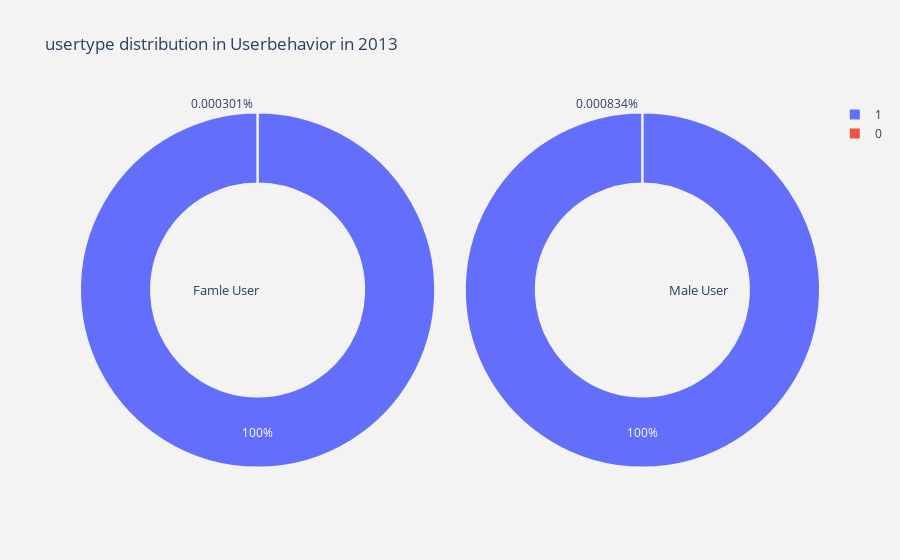
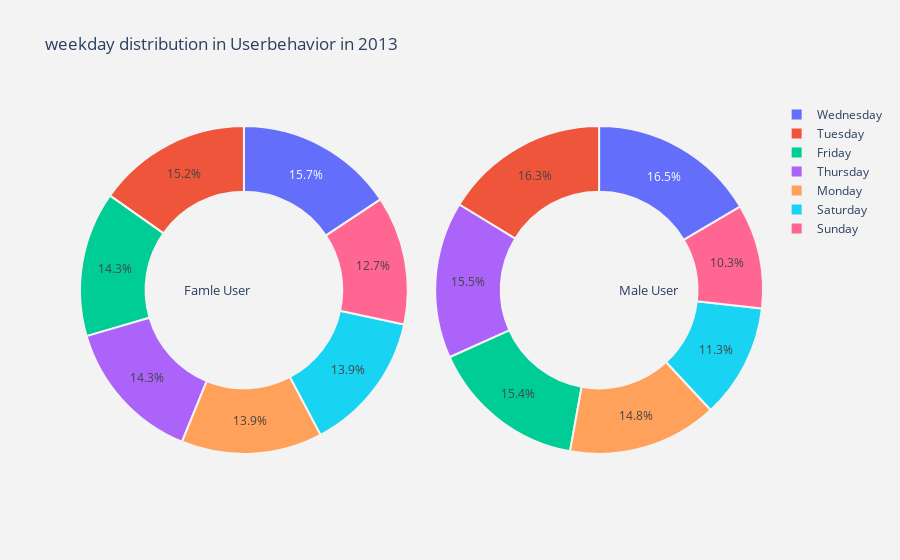
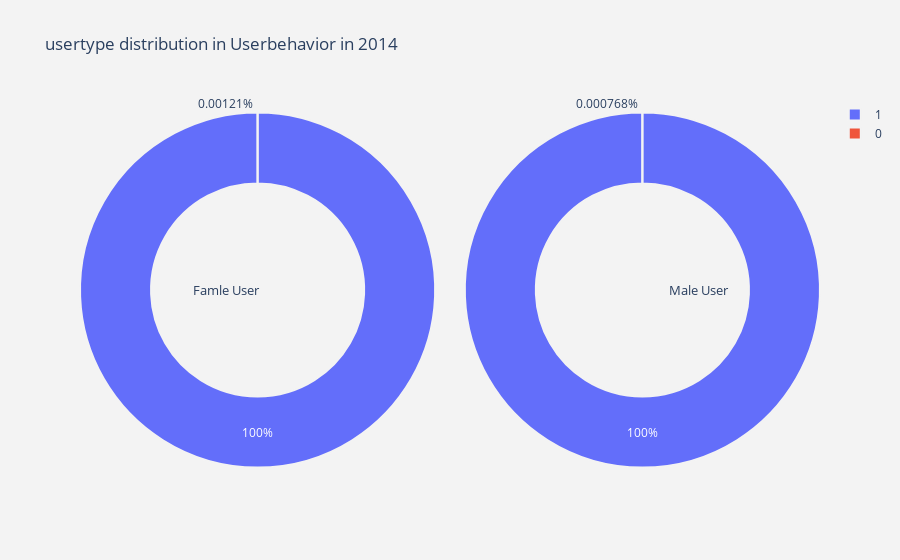
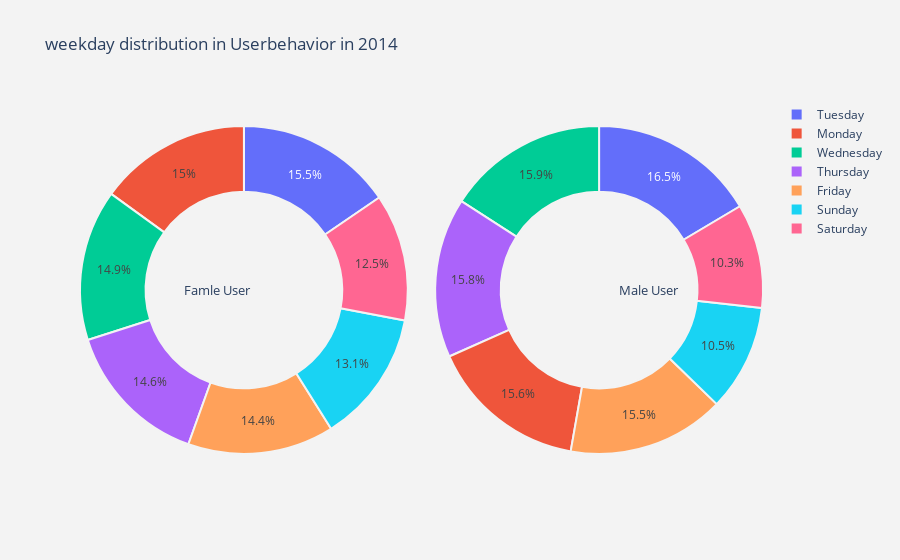

Notebook source saved alongside these figures, in order:
### Code cell
#function for pie plot for catogorical features
def plot_pie(column,year) :
    
    trace1 = go.Pie(values  = female_nyc[female_nyc.startdate.dt.year==year][column].value_counts().values.tolist(),
                    labels  = female_nyc[female_nyc.startdate.dt.year==year][column].value_counts().keys().tolist(),
                    hoverinfo = "label+percent+name",
                    domain  = dict(x = [0,.48]),
                    name    = "female User",
                    marker  = dict(line = dict(width = 2,
                                               color = "rgb(243,243,243)")
                                  ),
                    hole    = .6
                   )
    trace2 = go.Pie(values  = male_nyc[male_nyc.startdate.dt.year==year][column].value_counts().values.tolist(),
                    labels  = male_nyc[male_nyc.startdate.dt.year==year][column].value_counts().keys().tolist(),
                    hoverinfo = "label+percent+name",
                    marker  = dict(line = dict(width = 2,
                                               color = "rgb(243,243,243)")
                                  ),
                    domain  = dict(x = [.52,1]),
                    hole    = .6,
                    name    = "male User" 
                   )


    layout = go.Layout(dict(title = column + " distribution in Userbehavior in "+ str(year),
                            plot_bgcolor  = "rgb(243,243,243)",
                            paper_bgcolor = "rgb(243,243,243)",
                            annotations = [dict(text = "Famle User",
                                                font = dict(size = 13),
                                                showarrow = False,
                                               x = .15, y = .5),
                                           dict(text = "Male User",
                                                font = dict(size = 13),
                                                showarrow = False,
                                                x = .88,y = .5
                                      
                                               )
                                          ]
                           )
                      )
    data = [trace1,trace2]
    fig  = go.Figure(data = data,layout = layout)
    py.iplot(fig)

for year in range(2013,2020,1):
    for i in discrete_col:
        plot_pie(i,year)

### Figure 1 — Plotly figure (JSON) as saved in the notebook; plotly's stock layout.template omitted (floating-point values rounded to 4 significant figures)
{"data": [{"domain": {"x": [0, 0.48]}, "hole": 0.6, "hoverinfo": "label+percent+name", "labels": [1, 0], "marker": {"line": {"color": "rgb(243,243,243)", "width": 2}}, "name": "female User", "type": "pie", "values": [332236, 1]}, {"domain": {"x": [0.52, 1]}, "hole": 0.6, "hoverinfo": "label+percent+name", "labels": [1, 0], "marker": {"line": {"color": "rgb(243,243,243)", "width": 2}}, "name": "male User", "type": "pie", "values": [1078655, 9]}], "layout": {"annotations": [{"font": {"size": 13}, "showarrow": false, "text": "Famle User", "x": 0.15, "y": 0.5}, {"font": {"size": 13}, "showarrow": false, "text": "Male User", "x": 0.88, "y": 0.5}], "paper_bgcolor": "rgb(243,243,243)", "plot_bgcolor": "rgb(243,243,243)", "title": {"text": "usertype distribution in Userbehavior in 2013"}}}

### Figure 2 — Plotly figure (JSON) as saved in the notebook; plotly's stock layout.template omitted (floating-point values rounded to 4 significant figures)
{"data": [{"domain": {"x": [0, 0.48]}, "hole": 0.6, "hoverinfo": "label+percent+name", "labels": ["Wednesday", "Tuesday", "Friday", "Thursday", "Monday", "Saturday", "Sunday"], "marker": {"line": {"color": "rgb(243,243,243)", "width": 2}}, "name": "female User", "type": "pie", "values": [52062, 50624, 47531, 47463, 46252, 46101, 42204]}, {"domain": {"x": [0.52, 1]}, "hole": 0.6, "hoverinfo": "label+percent+name", "labels": ["Wednesday", "Tuesday", "Thursday", "Friday", "Monday", "Saturday", "Sunday"], "marker": {"line": {"color": "rgb(243,243,243)", "width": 2}}, "name": "male User", "type": "pie", "values": [177980, 175459, 166808, 166460, 159227, 121528, 111202]}], "layout": {"annotations": [{"font": {"size": 13}, "showarrow": false, "text": "Famle User", "x": 0.15, "y": 0.5}, {"font": {"size": 13}, "showarrow": false, "text": "Male User", "x": 0.88, "y": 0.5}], "paper_bgcolor": "rgb(243,243,243)", "plot_bgcolor": "rgb(243,243,243)", "title": {"text": "weekday distribution in Userbehavior in 2013"}}}

### Figure 3 — Plotly figure (JSON) as saved in the notebook; plotly's stock layout.template omitted (floating-point values rounded to 4 significant figures)
{"data": [{"domain": {"x": [0, 0.48]}, "hole": 0.6, "hoverinfo": "label+percent+name", "labels": [1, 0], "marker": {"line": {"color": "rgb(243,243,243)", "width": 2}}, "name": "female User", "type": "pie", "values": [496354, 6]}, {"domain": {"x": [0.52, 1]}, "hole": 0.6, "hoverinfo": "label+percent+name", "labels": [1, 0], "marker": {"line": {"color": "rgb(243,243,243)", "width": 2}}, "name": "male User", "type": "pie", "values": [1692277, 13]}], "layout": {"annotations": [{"font": {"size": 13}, "showarrow": false, "text": "Famle User", "x": 0.15, "y": 0.5}, {"font": {"size": 13}, "showarrow": false, "text": "Male User", "x": 0.88, "y": 0.5}], "paper_bgcolor": "rgb(243,243,243)", "plot_bgcolor": "rgb(243,243,243)", "title": {"text": "usertype distribution in Userbehavior in 2014"}}}

### Figure 4 — Plotly figure (JSON) as saved in the notebook; plotly's stock layout.template omitted (floating-point values rounded to 4 significant figures)
{"data": [{"domain": {"x": [0, 0.48]}, "hole": 0.6, "hoverinfo": "label+percent+name", "labels": ["Tuesday", "Monday", "Wednesday", "Thursday", "Friday", "Sunday", "Saturday"], "marker": {"line": {"color": "rgb(243,243,243)", "width": 2}}, "name": "female User", "type": "pie", "values": [76729, 74599, 73979, 72295, 71620, 65042, 62096]}, {"domain": {"x": [0.52, 1]}, "hole": 0.6, "hoverinfo": "label+percent+name", "labels": ["Tuesday", "Wednesday", "Thursday", "Monday", "Friday", "Sunday", "Saturday"], "marker": {"line": {"color": "rgb(243,243,243)", "width": 2}}, "name": "male User", "type": "pie", "values": [278617, 268815, 266805, 263621, 262545, 177652, 174235]}], "layout": {"annotations": [{"font": {"size": 13}, "showarrow": false, "text": "Famle User", "x": 0.15, "y": 0.5}, {"font": {"size": 13}, "showarrow": false, "text": "Male User", "x": 0.88, "y": 0.5}], "paper_bgcolor": "rgb(243,243,243)", "plot_bgcolor": "rgb(243,243,243)", "title": {"text": "weekday distribution in Userbehavior in 2014"}}}
